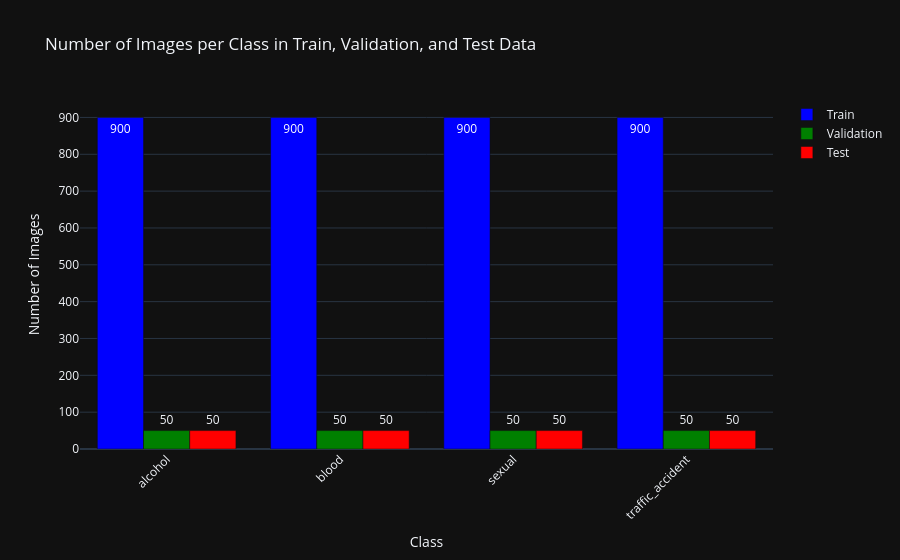

Notebook code for this chart:
### Code cell
val_labels_int = np.argmax(val_labels, axis=1)
test_labels_int = np.argmax(test_labels, axis=1)

train_counter = Counter(train_labels_int)
val_counter = Counter(val_labels_int)
test_counter = Counter(test_labels_int)

train_counts = [train_counter.get(i, 0) for i in range(NB_CLASSES)]
val_counts = [val_counter.get(i, 0) for i in range(NB_CLASSES)]
test_counts = [test_counter.get(i, 0) for i in range(NB_CLASSES)]

fig = go.Figure()

# Train Data
fig.add_trace(go.Bar(
    x=CLASS_NAMES,
    y=train_counts,
    name='Train',
    marker=dict(color='blue'),
    text=train_counts,
    textposition='auto'
))

# Validation Data
fig.add_trace(go.Bar(
    x=CLASS_NAMES,
    y=val_counts,
    name='Validation',
    marker=dict(color='green'),
    text=val_counts,
    textposition='auto'
))

# Test Data
fig.add_trace(go.Bar(
    x=CLASS_NAMES,
    y=test_counts,
    name='Test',
    marker=dict(color='red'),
    text=test_counts,
    textposition='auto'
))

# Layout
fig.update_layout(
    title="Number of Images per Class in Train, Validation, and Test Data",
    barmode='group',
    xaxis_title="Class",
    yaxis_title="Number of Images",
    template="plotly_dark",
    xaxis=dict(tickangle=-45)
)

fig.show()

### Figure 1 — Plotly figure (JSON) as saved in the notebook; plotly's stock layout.template omitted (floating-point values rounded to 4 significant figures)
{"data": [{"marker": {"color": "blue"}, "name": "Train", "text": ["900", "900", "900", "900"], "textposition": "auto", "x": ["alcohol", "blood", "sexual", "traffic_accident"], "y": [900, 900, 900, 900], "type": "bar"}, {"marker": {"color": "green"}, "name": "Validation", "text": ["50", "50", "50", "50"], "textposition": "auto", "x": ["alcohol", "blood", "sexual", "traffic_accident"], "y": [50, 50, 50, 50], "type": "bar"}, {"marker": {"color": "red"}, "name": "Test", "text": ["50", "50", "50", "50"], "textposition": "auto", "x": ["alcohol", "blood", "sexual", "traffic_accident"], "y": [50, 50, 50, 50], "type": "bar"}], "layout": {"xaxis": {"title": {"text": "Class"}, "tickangle": -45}, "title": {"text": "Number of Images per Class in Train, Validation, and Test Data"}, "barmode": "group", "yaxis": {"title": {"text": "Number of Images"}}}}
